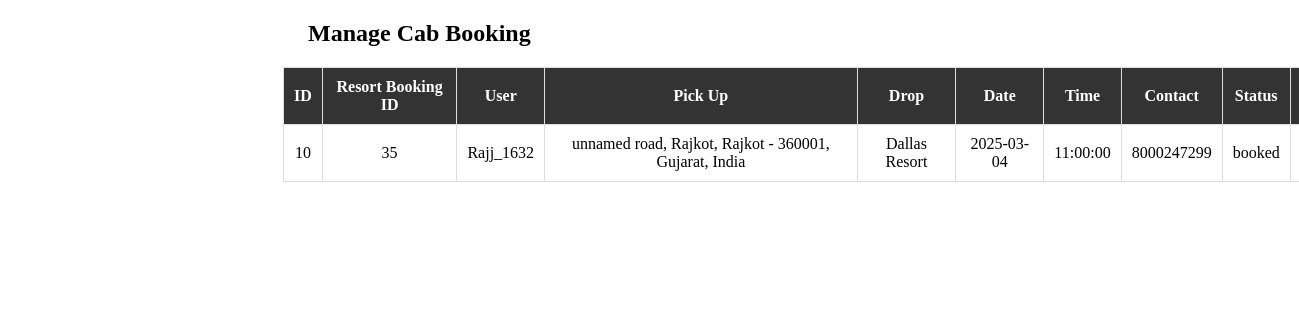
/manager/resort/cabbooking.php (signed in), run on the app's committed database.
### tables this page shows
CREATE TABLE `cab_booking_resort` (
  `id` int(11) NOT NULL,
  `username` varchar(255) DEFAULT NULL,
  `resort_booking_id` int(11) NOT NULL,
  `pickup` varchar(255) NOT NULL,
  `dropoff` varchar(255) NOT NULL,
  `date` date NOT NULL,
  `time` time NOT NULL,
  `contact` varchar(15) NOT NULL,
  `created_at` timestamp NOT NULL DEFAULT current_timestamp(),
  `status` varchar(50) NOT NULL DEFAULT 'booked'
);

### manager/resort/cabbooking.php (the view, shortened to what this page needs)
<?php
$conn = mysqli_connect("localhost", "root", "", "bookmyroom") or die("Database Error");
$id = $_SESSION['manager_id'];
$query = "SELECT property_id FROM resort_managers WHERE id = ?";
$stmt = mysqli_prepare($conn, $query);
mysqli_stmt_bind_param($stmt, "i", $id);
mysqli_stmt_execute($stmt);
$result1 = mysqli_stmt_get_result($stmt);
$row1 = mysqli_fetch_assoc($result1);
$rid = $row1['property_id'];
$query = "SELECT name FROM resorts1 WHERE id = ?";
$stmt = mysqli_prepare($conn, $query);
mysqli_stmt_bind_param($stmt, "i", $rid);
mysqli_stmt_execute($stmt);
$result1 = mysqli_stmt_get_result($stmt);
$row1 = mysqli_fetch_assoc($result1);
$rname = $row1['name'];
$query = "SELECT * FROM cab_booking_resort WHERE dropoff = ?";
$stmt = mysqli_prepare($conn, $query);
mysqli_stmt_bind_param($stmt, "s", $rname);
mysqli_stmt_execute($stmt);
$result = mysqli_stmt_get_result($stmt);
?>
<!DOCTYPE html>
<html lang="en">
<head>
</head>
<body>
    <h2 class="head">Manage Cab Booking</h2>
    <table>
        <tr>
            <th>ID</th>
            <th>Resort Booking ID</th>
            <th>User</th>
            <th>Pick Up</th>
            <th>Drop</th>
            <th>Date</th>
            <th>Time</th>
            <th>Contact</th>
            <th>Status</th>
            <th>Actions</th>
        </tr>
        <?php while ($row = mysqli_fetch_assoc($result)): ?>
            <tr>
                <td><?php echo $row['id']; ?></td>
                <td><?php echo $row['resort_booking_id']; ?></td>
                <td><?php echo $row['username']; ?></td>
                <td><?php echo $row['pickup']; ?></td>
                <td><?php echo $row['dropoff']; ?></td>
                <td><?php echo $row['date']; ?></td>
                <td><?php echo $row['time']; ?></td>
                <td><?php echo $row['contact']; ?></td>
                <td><?php echo $row['status']; ?></td>
                <td>
                </td>
            </tr>
        <?php endwhile; ?>
    </table>
</body>
</html>

### manager/resort/cabbooking.php (style rules this page uses)
.head { margin-left: 300px; }
table { width: 85%; border-collapse: collapse; margin-top: 20px; margin-left: 275px; }
th, td { border: 1px solid #ddd; padding: 10px; text-align: center; }
th { background-color: #333; color: white; }

### data on the page
cab_booking_resort: id "10", resort_booking "35", username "Rajj_1632", pickup "unnamed road, Rajkot, Rajkot - 360001, Gujarat, India", dropoff "Dallas Resort", date "2025-03-04", time "11:00:00", contact "8000247299", status "booked"
